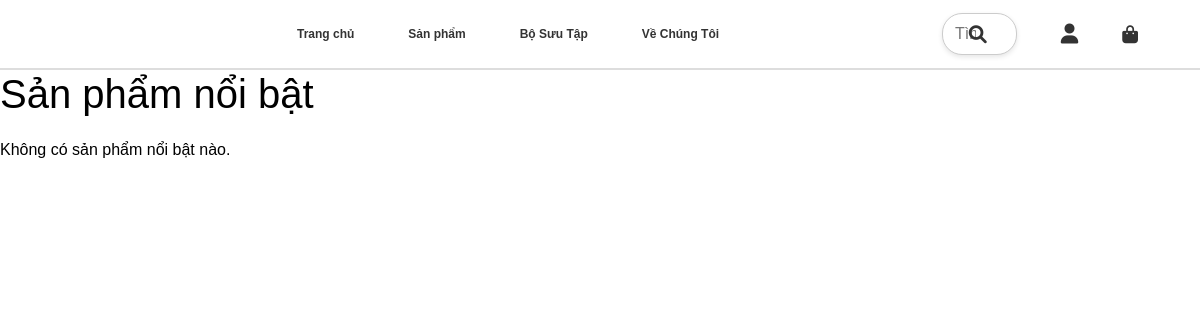
/khachhang/productremarkable.php, run on an earlier commit of the app's database.
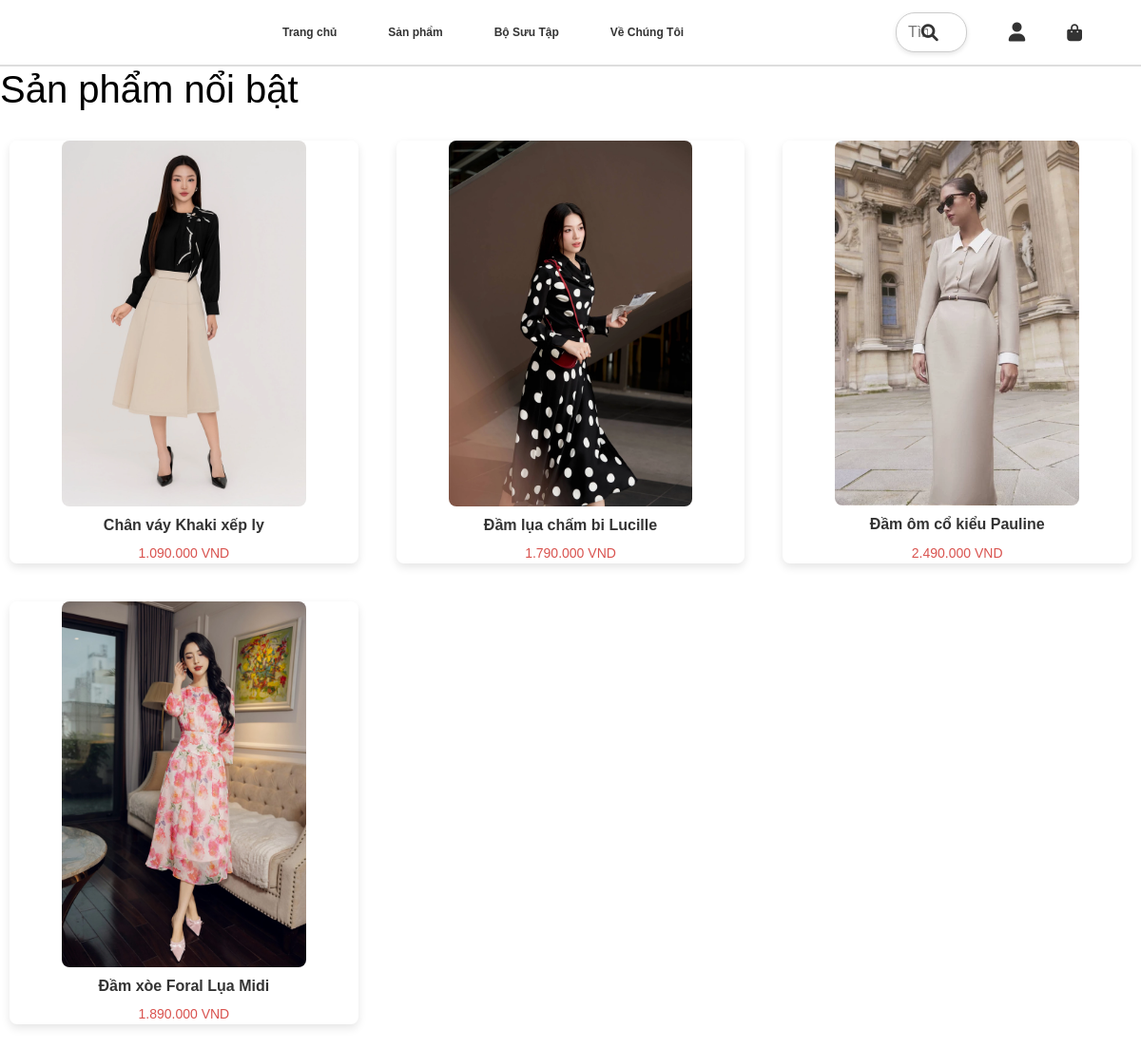
And on a later commit of the database.
### tables this page shows
CREATE TABLE `products` (
  `product_id` int(11) NOT NULL,
  `product_name` varchar(255) NOT NULL,
  `product_description` text DEFAULT NULL,
  `product_price` decimal(10,2) NOT NULL,
  `product_image` varchar(255) DEFAULT NULL,
  `brand_id` int(11) DEFAULT NULL,
  `color_id` int(11) DEFAULT NULL,
  `size_id` int(11) DEFAULT NULL,
  `stock` int(11) DEFAULT 0,
  `created_at` timestamp NOT NULL DEFAULT current_timestamp(),
  `updated_at` timestamp NOT NULL DEFAULT current_timestamp() ON UPDATE current_timestamp(),
  `product_color_image` varchar(255) DEFAULT NULL,
  `product_color_name` varchar(255) DEFAULT NULL,
  `product_size` int(11) DEFAULT NULL,
  `remarkable` tinyint(1) DEFAULT 0
);

### khachhang/productremarkable.php (the view, shortened to what this page needs)
<?php
include 'header.php';
$query_products = "SELECT * FROM products WHERE remarkable = 1";
$result_products = $conn->query($query_products);
?>
<!DOCTYPE html>
<html>
<head>
    <link rel="stylesheet" href="styles1.css">
</head>
<body>
    <h1>Sản phẩm nổi bật</h1>
    <div class="product-list">
        <?php
        if ($result_products->num_rows > 0) {
            while ($row = $result_products->fetch_assoc()) {
        ?>
                <div class="product-item">
                    <a href="product.php?product_id=<?php echo $row['product_id']; ?>" style="text-decoration: none; color: inherit;">
                        <img src="../uploads/<?php echo htmlspecialchars($row['product_image']); ?>" alt="<?php echo htmlspecialchars($row['product_name']); ?>">
                        <h2><?php echo htmlspecialchars($row['product_name']); ?></h2>
                        <p><?php echo number_format($row['product_price'], 0, ',', '.') . " VND"; ?></p>
                    </a>
                </div>
        <?php
            }
        } else {
            echo '<p>Không có sản phẩm nổi bật nào.</p>';
        }
        ?>
    </div>
</body>
</html>

What changed in the data, as far as the page shows it:
added products: product_image (picture), product_name "Chân váy Khaki xếp ly", product_price "1.090.000"
added products: product_image (picture), product_name "Đầm lụa chấm bi Lucille", product_price "1.790.000"
added products: product_image (picture), product_name "Đầm ôm cổ kiểu Pauline", product_price "2.490.000"
added products: product_image (picture), product_name "Đầm xòe Foral Lụa Midi", product_price "1.890.000"
Also different on the page:
text no longer shown: "Không có sản phẩm nổi bật nào."
